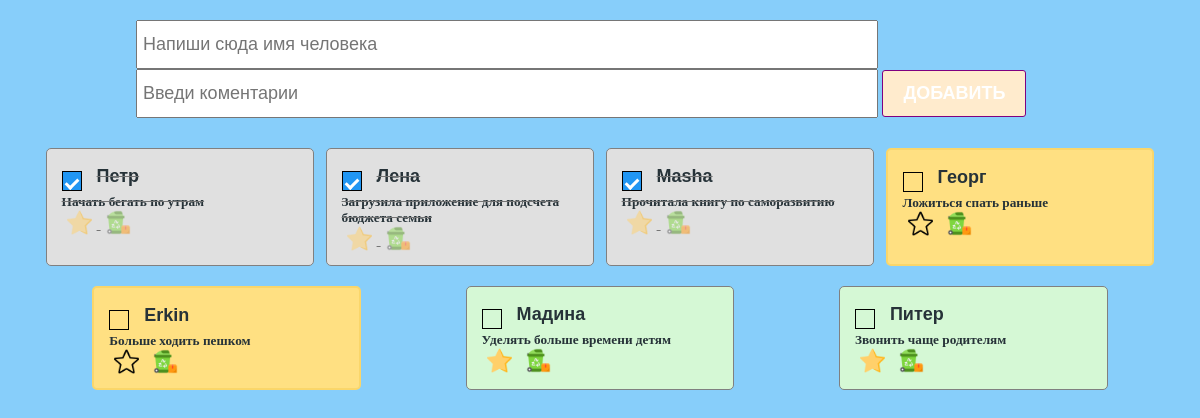
Screenshot of /habit/ with the database file from the repository.
### main/models.py (models this page shows)
class Habits(models.Model):
    name = models.CharField(max_length=20)
    done_for_today = models.BooleanField(default=False)
    important = models.BooleanField(default=False)
    comment = models.TextField()

### main/views.py (the view)
# urls.py: path("habit/", habit, name="habit"),
def habit(request):
    habit_list = Habits.objects.all()
    return render(request, "habit.html", {"habit_list": habit_list} )

### main/templates/habit.html (shortened to what this page needs)
{% load static %}
<!DOCTYPE html>
<html lang="en">
<head>
    <link rel="stylesheet" href="{% static 'styles/index.css' %}" />
    <link rel="stylesheet" href="{% static 'styles/styles.css' %}" />
</head>
<body>
  <section class="wrapper">
    <div class="create_container">
      <form action="{% url 'add-habit' %}" method="POST">
                <input class="create_input" type="text" placeholder="Напиши сюда имя человека" name="habit_name" />
                 <input class="create_input" type="text" placeholder="Введи коментарии" name="habit_comment" />
                <button class="create_button"> Добавить </button>
        </div>
        <div class="todo_container">
            {% for habit in habit_list %}
                <div class="todo_item
                   {% if habit.important %}
                        marked
                    {% elif habit.done_for_today %}
                        done
                   {% endif %}
                ">
                    <div class="todo_item_header">
                        <label class="checkbox_container">
                            <span class="checkmark"></span>
                        </label>
                        <h4> <a href="{% url 'closed-habit' habit.id %}">{{ habit.name}}</a></h4>
                    </div>
                        <h5> {{ habit.comment}}</h5>
                    <div class="todo_item_footer">
                        <div class="action_buttons">
                            {% if habit.important%}
                            <a href="{% url 'marked-habit' habit.id %}"><img src="{% static './icons/star (1).png' %}" /></a>
                            {% else %}
                            <a href="{% url 'unmark-habit' habit.id %}"><img src="{% static './icons/favourite.png' %}" /></a>
                            {% endif %}
                            <a href="{% url 'delete-habit' habit.id %}"><img src="{% static './icons/recycle-bin.png' %}" /></a>
                        </div>
                    </div>
                </div>
                {% endfor%}
        </div>
    </section>
    </html>

### main/static/styles/index.css (style rules this page uses)
* { box-sizing: border-box; margin: 0; padding: 0; color: #263238; }
section { width: 100%; padding: 20px; display: flex; flex-direction: column; align-items: center; }
.create_container { width: 80%; }
.create_input { padding: 12px 5px; font-size: 18px; width: 80%; }
.create_button { padding: 12px 20px; background-color: blanchedalmond; border: 1px solid purple; color: white; font-size: 18px; text-transform: uppercase; font-weight: bold; border-radius: 3px; cursor: pointer; }
.todo_container { padding: 30px 20px; display: flex; justify-content: space-around; flex-wrap: wrap; width: 100%; }
.todo_item { border: 1px solid gray; border-radius: 5px; width: 24%; padding: 10px 15px; background-color: rgb(213, 248, 213); margin-bottom: 20px; }
.todo_item.done { background-color: #e0e0e0; text-decoration: line-through; color: #757575; }
.todo_item.done h4, .todo_item.done p, .todo_item.done span { color: #757575; }
.todo_item.done img { opacity: 0.5; }
.todo_item.marked { background-color: #ffe082; border: 2px solid #fad66a; }
.todo_item_header { display: flex; align-items: center; min-height: 35px; }
.todo_item_header h4 { font-size: 18px; font-family: sans-serif; }
.todo_item_header h4 a { text-decoration: none; }
.todo_item_footer { display: flex; justify-content: space-between; align-items: center; }
.todo_item_footer img { width: 25px; height: 25px; margin: 0 5px; cursor: pointer; }
.checkbox_container { display: block; position: relative; padding-left: 35px; margin-bottom: 12px; cursor: pointer; font-size: 22px; -webkit-user-select: none; -moz-user-select: none; -ms-user-select: none; user-select: none; }
.checkmark { position: absolute; top: 0px; left: 0; height: 20px; width: 20px; border: 1px solid black; }
.checkmark:after { content: ""; position: absolute; display: none; }
.checkbox_container input:checked~.checkmark:after { display: block; }
.checkbox_container input:checked~.checkmark { background-color: #2196f3; }
.checkbox_container .checkmark:after { left: 5px; top: 4px; width: 5px; height: 10px; border: solid white; border-width: 0 3px 3px 0; -webkit-transform: rotate(45deg); -ms-transform: rotate(45deg); transform: rotate(45deg); }

### main/static/styles/styles.css (style rules this page uses)
.wrapper { background-color: lightskyblue; height: 100vh; }

### rows the page displays
Habits: name "Петр", comment "Начать бегать по утрам", important False (drawn)
Habits: name "Лена", comment "Загрузила приложение для подсчета бюджета семьи", important False (drawn)
Habits: name "Masha", comment "Прочитала книгу по саморазвитию", important False (drawn)
Habits: name "Георг", comment "Ложиться спать раньше", important True (drawn)
Habits: name "Erkin", comment "Больше ходить пешком", important True (drawn)
Habits: name "Мадина", comment "Уделять больше времени детям", important False (drawn)
Habits: name "Питер", comment "Звонить чаще родителям", important False (drawn)
